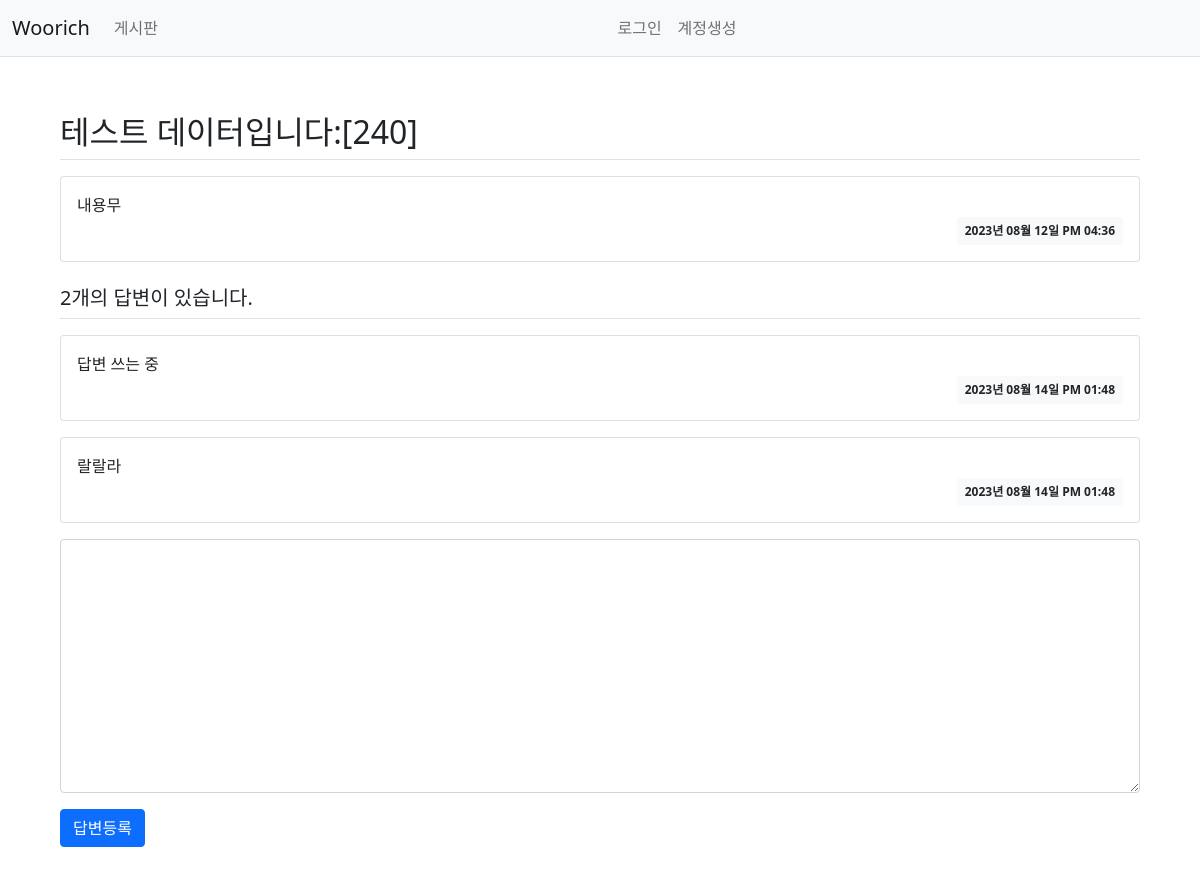
The page /question/detail/245/ on the database its author committed.
### woorichApp/models.py (models this page shows)
class Question(db.Model):
    id = db.Column(db.Integer, primary_key=True)
    subject = db.Column(db.String(200), nullable=False)
    content = db.Column(db.Text(), nullable=False)
    create_date = db.Column(db.DateTime(), nullable=False)

class Answer(db.Model):
    id = db.Column(db.Integer, primary_key=True)
    question_id = db.Column(db.Integer, db.ForeignKey('question.id', ondelete='CASCADE'))
    question = db.relationship('Question', backref=db.backref('answer_set'))
    content = db.Column(db.Text(), nullable=False)
    create_date = db.Column(db.DateTime(), nullable=False)

### woorichApp/views/question_views.py (the view)
@bp.route('/detail/<int:question_id>/')
def detail(question_id):
    form = AnswerForm()
    question = Question.query.get_or_404(question_id)
    return render_template('question/question_detail.html', question=question, form=form)

### woorichApp/forms.py
class AnswerForm(FlaskForm):
    content = TextAreaField('내용', validators=[DataRequired('내용은 필수입력 항목입니다.')])

### woorichApp/filter.py (called while the page is built)
def format_datetime(value, fmt='%Y년 %m월 %d일 %p %I:%M'):
    return value.strftime(fmt)

### woorichApp/views/auth_views.py (called while the page is built)
@bp.before_app_request
def load_logged_in_user():
    user_id = session.get('user_id')
    if user_id is None:
        g.user = None
    else:
        g.user = User.query.get(user_id)

### woorichApp/templates/question/question_detail.html (shortened to what this page needs)
{% extends 'layouts/base.html' %}
{% block content %}
<div class="container my-3">
    <h2 class="border-bottom py-2">{{ question.subject }}</h2>
    <div class="card my-3">
        <div class="card-body">
            <div class="card-text" style="white-space: pre-line;">{{ question.content }}</div>
            <div class="d-flex justify-content-end">
                <div class="badge bg-light text-dark p-2">
                    {{ question.create_date|datetime }}
                </div>
            </div>
        </div>
    </div>
    <h5 class="border-bottom my-3 py-2">{{ question.answer_set|length }}개의 답변이 있습니다.</h5>
    {% for answer in question.answer_set %}
    <div class="card my-3">
        <div class="card-body">
            <div class="card-text" style="white-space: pre-line;">{{ answer.content }}</div>
            <div class="d-flex justify-content-end">
                <div class="badge bg-light text-dark p-2">
                    {{ answer.create_date|datetime }}
                </div>
            </div>
        </div>
    </div>
    {% endfor %}
    <form action="{{ url_for('answer.create', question_id=question.id) }}" method="post" class="my-3">
        <div class="mb-3">
            <textarea name="content" id="content" class="form-control" rows="10"></textarea>
        </div>
        <input type="submit" value="답변등록" class="btn btn-primary">
    </form>
</div>
{% endblock %}

### rows shown on the page
Question: subject "테스트 데이터입니다:[240]", content "내용무", create_date "2023년 08월 12일 PM 04:36"
Answer: content "답변 쓰는 중", create_date "2023년 08월 14일 PM 01:48"
Answer: content "랄랄라", create_date "2023년 08월 14일 PM 01:48"

### other values the page prints
{{ question.answer_set|length }} "2"
